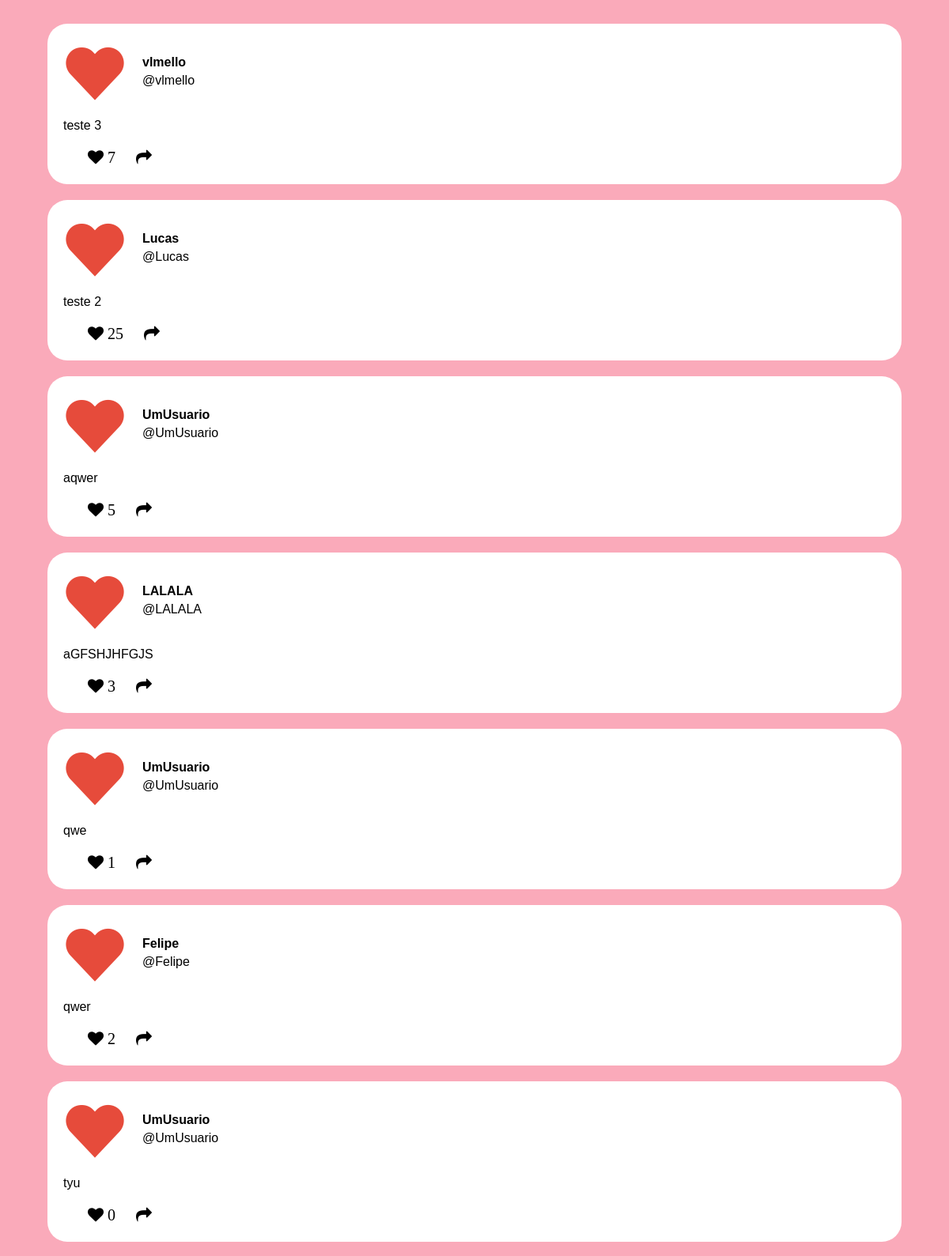
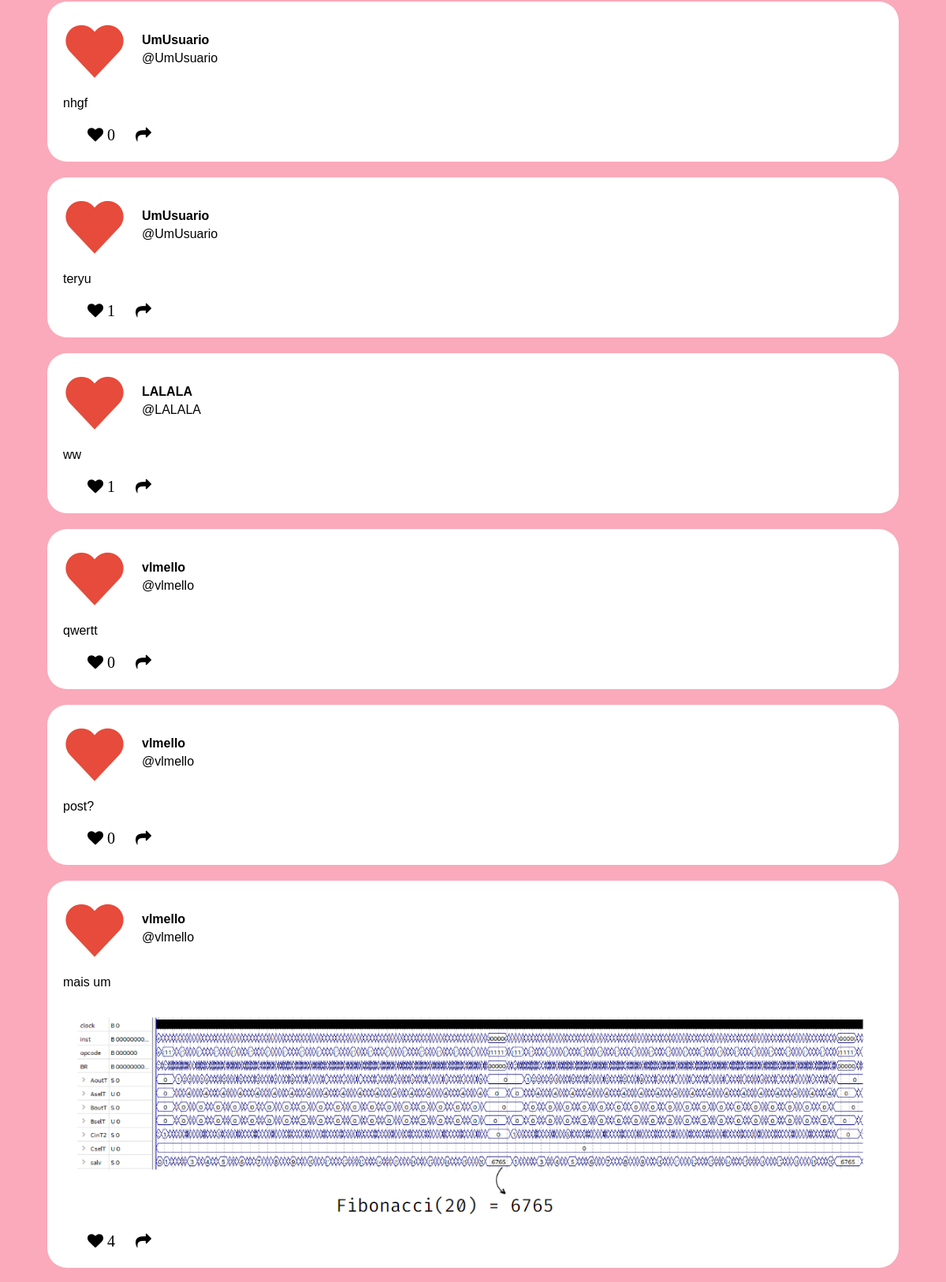
The page /feed/ (signed in, upper part) on the database its author committed (2 pictures, top to bottom).
### feed/models.py (models this page shows, shortened)
class Post(models.Model):
    id = models.AutoField(primary_key=True)
    text = models.CharField(max_length=250)
    image = models.ImageField(upload_to = "media")
    likes = models.IntegerField(default=0)
    user = models.ForeignKey(get_user_model(), on_delete=models.CASCADE, null=True)

### feed/views.py (the view)
# urls.py: path('feed/', views.show_feed, name="show_feed"),
@login_required
def show_feed(request):
    if request.method == "GET":
        posts = Post.objects.all()
        return render(request, 'show_feed.html', {'posts':posts})
    elif request.method == "POST":
        return HttpResponse("Resposta ao post")

### feed/templates/show_feed.html (shortened to what this page needs)
{% load static %}
<!DOCTYPE html>
<html lang="pt-BR">
    <head>
        <link rel="stylesheet" href="{% static 'feed/css/show_feed.css' %}">
        <link rel="stylesheet" href="https://cdnjs.cloudflare.com/ajax/libs/font-awesome/4.7.0/css/font-awesome.min.css">
    </head>
    <body onload="addListenerScroll();">
        <div id="scrollable-content" class="content-main">
            {% for post in posts %}
            <div id="template-post" class="post">
                <a href="/profile/{{post.user}}" class="profile-btn"><div class="post-creator"><img src="{% static 'feed/img/heart-png.png' %}"><div class="name">{{post.user}}</div><div class="at">@{{post.user}}</div></div></a>
                <div class="description-text">{{post.text}}</div>
                {% if post.image %}
                    <img class="single-image" src="{{post.image.url}}">
                {% endif %}
                <div class="post-buttons">
                    <a href="/like/{{post.id}}"><button class="post-btn"><i class="icon like fa fa-heart">&nbsp{{post.likes}}</i></button></a>
                    <button class="post-btn"><i class="icon shar fa fa-share"></i></button>
                </div>
            </div>
            {% endfor %}
        </div>
    </body>
</html>

### templates/static/feed/css/show_feed.css (style rules this page uses)
* { box-sizing: border-box; font-family: Verdana, Helvetica, sans-serif; }
body { background-color: #FAAABA; padding: 0px 0px 0px 0px; margin: 0px 0px 0px 0px; display: flex; overflow: hidden; }
.content-main { width: 100%; height: 100vh; overflow-y: scroll; scrollbar-color: #e45263 #EB5B6C; padding: 10px; }
.post { background-color:white; height: auto; min-width: 600px; width: 50%; max-width: 1000px; border-radius: 25px; color: black; margin: 20px auto; padding: 20px 20px; }
.post-creator { height:100px; }
.post-creator > img { float: left; width: 80px; height: 80px; }
.post-creator > .name { font-weight: bold; padding: 20px 10px 0px 100px; }
.post-creator > .at { padding: 5px 10px 0px 100px; }
.single-image { width: 100%; padding: 15px; }
.post-buttons { display: grid; height: 30px; width: 150px; grid-template-columns: 1fr 1fr 1fr; padding-left: 20px; }
.post-btn { border: none; background-color: rgba(255, 255, 255, 0); height: 100%; width: auto; }
.like, .comm, .shar { font-size: 20px !important; border-radius: 10px; padding: 5px; }
.profile-btn { color: black; }
.fa-heart { margin-right: 4px; }
a:link { text-decoration: none; }
.description-text { margin-bottom: 15px; }
@media (max-width: 1200px) { .post { min-width: 80vw; width: 90vw; max-width: 100vw; } }

### rows shown on the page
Post: user "vlmello", text "teste 3", likes "7"
Post: user "Lucas", text "teste 2", likes "25"
Post: user "UmUsuario", text "aqwer", likes "5"
Post: user "LALALA", text "aGFSHJHFGJS", likes "3"
Post: user "UmUsuario", text "qwe", likes "1"
Post: user "Felipe", text "qwer", likes "2"
Post: user "UmUsuario", text "tyu", likes "0"
Post: user "UmUsuario", text "nhgf", likes "0"
Post: user "UmUsuario", text "teryu", likes "1"
Post: user "LALALA", text "ww", likes "1"
Post: user "vlmello", text "qwertt", likes "0"
Post: user "vlmello", text "post?", likes "0"
Post: user "vlmello", text "mais um", image (picture), likes "4"
